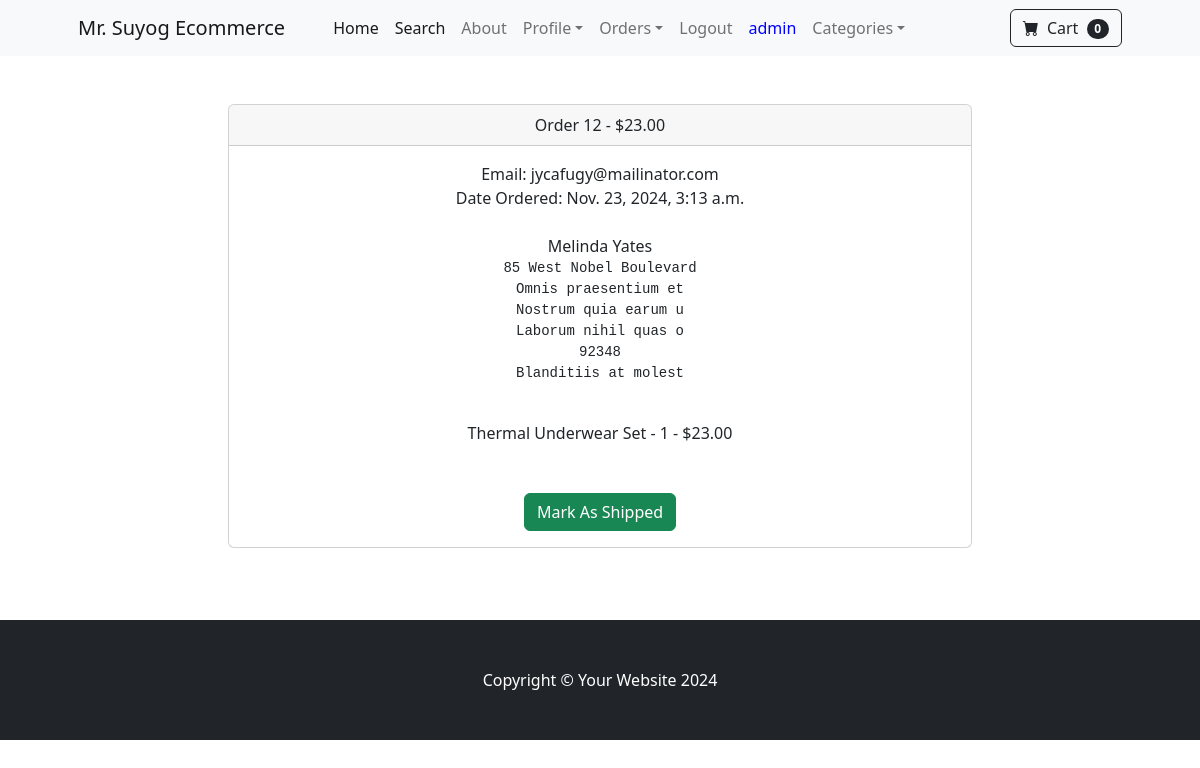
/payment/orders/12 (signed in), run on the app's committed database.
### payment/models.py (models this page shows, shortened)
class Order(models.Model):
	user = models.ForeignKey(User, on_delete=models.CASCADE, null=True, blank=True)
	full_name = models.CharField(max_length=250)
	email = models.EmailField(max_length=250)
	shipping_address = models.TextField(max_length=15000)
	amount_paid = models.DecimalField(max_digits=7, decimal_places=2)
	date_ordered = models.DateTimeField(auto_now_add=True)
	shipped = models.BooleanField(default=False)
	date_shipped = models.DateTimeField(blank=True, null=True)
	invoice = models.CharField(max_length=100, blank=True, null=True)
	paid = models.BooleanField(default=False)

class OrderItem(models.Model):
	order = models.ForeignKey(Order, on_delete=models.CASCADE, null=True)
	product = models.ForeignKey(Product, on_delete=models.CASCADE, null=True)
	user = models.ForeignKey(User, on_delete=models.CASCADE, null=True, blank=True)
	quantity = models.PositiveBigIntegerField(default=1)
	price = models.DecimalField(max_digits=7, decimal_places=2)

### store/models.py (models this page shows)
class Product(models.Model):
    name = models.CharField(max_length=100)
    price = models.DecimalField(default=0, decimal_places=2, max_digits=6)
    category = models.ForeignKey(Category, on_delete=models.CASCADE, default=1 )
    description = models.CharField(max_length=250, default='', blank=True, null=True)
    image = models.ImageField(upload_to='uploads/product/')
    is_sale = models.BooleanField(default=False)
    sale_price = models.DecimalField(default=0, decimal_places=2, max_digits=6)
    def __str__(self):
        return self.name

### payment/views.py (the view, shortened to what this page needs)
# urls.py: path('orders/<int:pk>', views.orders, name='orders'),
def orders(request, pk):
	if request.user.is_authenticated and request.user.is_superuser:
		order = Order.objects.get(id=pk)
		items = OrderItem.objects.filter(order=pk)
		return render(request, 'payment/orders.html', {"order":order, "items":items})
	else:
		messages.success(request, "Access Denied")
		return redirect('home')

### cart/cart.py (called while the page is built)
    def __len__(self):
        return len(self.cart)

### cart/context_processors.py (called while the page is built)
def cart(request):
    return{'cart': Cart(request)}

### payment/templates/payment/orders.html (shortened to what this page needs)
{% extends 'base.html' %}
{% block content %}
        <div class="container">
        	<div class="row">
        		<center>
        			<div class="col-8">
        				<br/><br/>
<div class="card">
  <div class="card-header">
    Order {{ order.id}} - ${{order.amount_paid}}
  </div>
  <div class="card-body">
    Email: {{ order.email}}<br/>
    {% if order.date_shipped %}
      Date Shipped: {{ order.date_shipped}}
    {% else %}
     Date Ordered: {{ order.date_ordered}}
    {% endif %}
    <br/><br/>
    {{ order.full_name }}<br/>
    <pre>{{ order.shipping_address }}
    </pre>
    {% for item in items %}
      {{ item.product }} - {{ item.quantity }} - ${{ item.price }}<br/>
    {% endfor %}
    <br/><br/>
    {% if not order.shipped %}
    <form method="POST">
      <button type="Submit" class="btn btn-success">Mark As Shipped</button>
    {% else %}
    <form method="POST">
      {% csrf_token %}
      <input type="hidden" name="shipping_status" value="false">
      <button type="Submit" class="btn btn-danger">Mark As Not Shipped</button>
    </from>
    {% endif %}
  </div>
</div>
<br/>
<br/><br/>
        			</div>
        		</center>
        	</div>
        </div>
{% endblock %}

### store/templates/navbar.html (shortened to what this page needs)
<nav class="navbar navbar-expand-lg navbar-light bg-light">
    <div class="container px-4 px-lg-5">
        <a class="navbar-brand" href="{% url 'home' %}">Mr. Suyog Ecommerce</a>
        <div class="collapse navbar-collapse" id="navbarSupportedContent">
            <ul class="navbar-nav me-auto mb-2 mb-lg-0 ms-lg-4">
                <li class="nav-item"><a class="nav-link active" aria-current="page" href="{% url 'home' %}">Home</a></li>
                <li class="nav-item"><a class="nav-link active" aria-current="page" href="{% url 'search' %}">Search</a></li>
                <li class="nav-item"><a class="nav-link" href="{% url 'about' %}">About</a></li>
    {% if user.is_authenticated %}
<li class="nav-item dropdown">
    <a class="nav-link dropdown-toggle" id="navbarDropdown" href="#" role="button" data-bs-toggle="dropdown" aria-expanded="false">Profile</a>
                </li>
                {% if user.is_superuser %}
            <li class="nav-item dropdown">
              <a class="nav-link dropdown-toggle" id="navbarDropdown" href="#" role="button" data-bs-toggle="dropdown" aria-expanded="false">Orders</a>
                          </li>
              {% endif %}
       <li class="nav-item"><a class="nav-link" href="{% url 'logout' %}">Logout</a></li>
       <li class="nav-item" "><a class="nav-link" href="{% url 'update_info' %} "><span style="color: blue;">{{ request.user }}</span></a></li>
    {% else %}
       <li class="nav-item"><a class="nav-link" href="{% url 'login' %}">Login</a></li>
       <li class="nav-item"><a class="nav-link" href="{% url 'register' %}">Register</a></li>
    {% endif %}
                <li class="nav-item dropdown">
                    <a class="nav-link dropdown-toggle" id="navbarDropdown" href="#" role="button" data-bs-toggle="dropdown" aria-expanded="false">Categories</a>
                </li>
            </ul>
            <form class="d-flex">
<a href="{% url 'cart_summary' %}" class="btn btn-outline-dark"><i class="bi-cart-fill me-1"></i>
                    Cart
<span class="badge bg-dark text-white ms-1 rounded-pill" id="cart_quantity">{{ cart|length }}
</span></a>
            </form>
        </div>
    </div>
</nav>

### data on the page
Order: id "12", amount_paid "23.00", email "jycafugy@mailinator.com", date_ordered "Nov. 23, 2024, 3:13 a.m.", full_name "Melinda Yates", shipping_address "85 West Nobel Boulevard Omnis praesentium et Nostrum quia earum u Laborum nihil quas o 92348 Blanditiis at molest"
OrderItem: product "Thermal Underwear Set", quantity "1", price "23.00"

### other printed values
{{ request.user }} "admin"
{{ cart|length }} "0"
